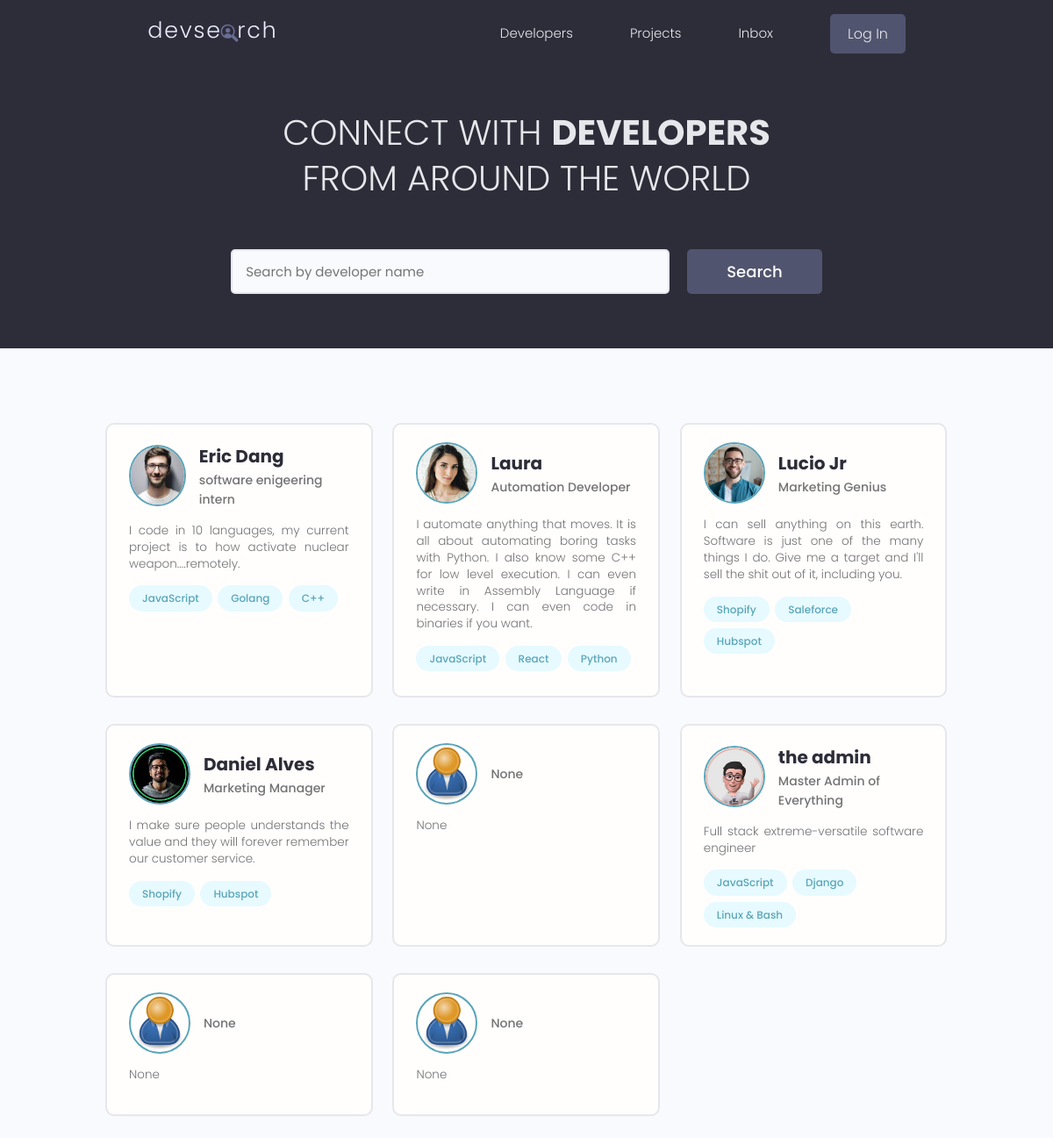
The page / on the database its author committed.
### users/models.py (models this page shows, shortened)
class Profile(models.Model):
    user = models.OneToOneField(User, on_delete=models.CASCADE, null=True, blank=True)
    name = models.CharField(max_length=200, blank=True, null=True)
    username = models.CharField(max_length=200, blank=True, null=True)
    email = models.EmailField(max_length=500, blank=True, null=True)
    short_intro = models.CharField(max_length=200, blank=True, null=True)
    bio = models.TextField(blank=True, null=True)
    location = models.CharField(max_length=200, blank=True, null=True)
    skills = models.ManyToManyField('Skill', blank=True)
    profile_image = models.ImageField(null=True, blank=True, upload_to='profiles/', default="profiles/user-default.png")
    social_github = models.CharField(max_length=200, blank=True, null=True)
    social_twitter = models.CharField(max_length=200, blank=True, null=True)
    social_linkedin = models.CharField(max_length=200, blank=True, null=True)
    social_youtube = models.CharField(max_length=200, blank=True, null=True)
    social_website = models.CharField(max_length=200, blank=True, null=True)
    created = models.DateTimeField(auto_now_add=True)
    id = models.UUIDField(default=uuid.uuid4, unique=True, primary_key=True, editable=False)

class Skill(models.Model):
    name = models.CharField(max_length=200, blank=True, null=True)
    id = models.UUIDField(default=uuid.uuid4, unique=True, primary_key=True, editable=False)
    def __str__(self):
        return str(self.name)

### users/views.py (the view)
# urls.py: path('', views.profiles, name='profiles'),
def profiles(request):
    profiles = Profile.objects.all()
    context = {'profiles': profiles}
    return render(request, 'users/profiles.html', context)

### users/templates/users/profiles.html (shortened to what this page needs)
<!DOCTYPE html>
<html lang="en">
<head>
</head>
<body>
    {% extends 'main.html' %}
    {% block content %}
    <main class="home">
        <section class="hero-section text-center">
            <div class="container container--narrow">
                <div class="hero-section__box">
                    <h2>CONNECT WITH <span>DEVELOPERS</span></h2>
                    <h2>FROM AROUND THE WORLD</h2>
                </div>
                <div class="hero-section__search">
                    <form class="form" action="#" method="get">
                        <div class="form__field">
                            <input class="input input--text" id="formInput#search" type="text" name="text"
                                placeholder="Search by developer name" />
                        </div>
                        <input class="btn btn--sub btn--lg" type="submit" value="Search" />
                    </form>
                </div>
            </div>
        </section>
        <section class="devlist">
            <div class="container">
                <div class="grid grid--three">
                    {% for profile in profiles %}
                    <div class="column card">
                        <div class="dev">
                            <a href="{% url 'user-profile' profile.id %}" class="card__body">
                                <div class="dev__profile">
                                    <img class="avatar avatar--md" src="{{ profile.profile_image.url }}" alt="image" />
                                    <div class="dev__meta">
                                        <h3>{{ profile.name }}</h3>
                                        <h5>{{ profile.short_intro }}</h5>
                                    </div>
                                </div>
                                <p class="dev__info">{{ profile.bio }}</p>
                                <div class="dev__skills">
                                    {% for skill in profile.skills.all|slice:"3" %}
                                    <span class="tag tag--pill tag--main">
                                        <small>{{ skill }}</small>
                                    </span>
                                    {% endfor %}
                                </div>
                            </a>
                        </div>
                    </div>
                    {% endfor %}
                </div>
            </div>
        </section>
    </main>
    {% endblock content %}

### static/styles/app.css (style rules this page uses)
:root { --color-sub: #2d2d39; }
.btn--sub { background-color: var(--color-sub-light); }
.card { border: 2px solid var(--color-light); }
img { width: 100%; }
.hero-section { height: 40vh; display: flex; align-items: center; background-color: var(--color-sub); }
.hero-section__box { margin-bottom: 4rem; }
.hero-section__box > h2, .hero-section__box > h2 > span { font-size: 4rem; color: var(--color-light); line-height: 1.3; text-transform: uppercase; }
.hero-section__box > h2 { font-weight: 300; }
.hero-section__box > h2 > span { font-weight: 700; }
.hero-section__search > .form { display: flex; align-items: center; justify-content: center; gap: 2rem; }
.hero-section__search > .form input.input--text { width: 50rem; }
.devlist { margin-top: 8rem; }
.devlist .grid { align-items: stretch; }
.devlist .dev .dev__profile { display: flex; align-items: center; gap: 1.5rem; }
.devlist .dev .dev__meta h3 { color: var(--color-sub); font-size: 2rem; font-weight: 700; }
.devlist .dev .dev__meta h5 { color: var(--color-text); font-size: 1.4rem; font-weight: 500; }
.devlist .dev .dev__info { margin: 1.5rem 0; font-size: 1.35rem; line-height: 1.4; text-align: justify; }

### static/uikit/styles/modules/_variables.css (style rules this page uses)
:root { --color-main: #5aa5b9; --color-main-light: #e6faff; --color-sub: #3f4156; --color-sub-light: #51546e; --color-sub-lighter: #ededfd; --color-text: #737373; --color-gray: #8b8b8b; --color-light: #e5e7eb; --color-light-gray: #767676; --color-bg: #f8fafd; --color-white: #fffefd; --color-white-light: #f3f3f3; --color-success: #359e64; --color-success-bg: #def8e8; --color-error: #fc4b0b; --color-error-bg: #fff2ee; --font-base: 'Poppins', arial, helvetica, 'Segoe UI', roboto, ubuntu, sans-serif; --font-monospace: 'Fira Code', 'Courier New', courier, monospace; --font-regular: 300; --font-medium: 500; --font-bold: 700; --generic-shadow: 1px 1px 5px #00000010; --generic-transition: all 0.3s ease-in-out; }

### static/uikit/styles/modules/_base.css (style rules this page uses)
* { margin: 0; padding: 0; box-sizing: border-box; text-rendering: optimizeLegibility; color: inherit; font-size: inherit; }
html { font-size: 50%; }
@media only screen and (min-width: 480px) { html { font-size: 56.25%; } }
@media only screen and (min-width: 1200px) { html { font-size: 62.5%; } }
body { line-height: 1.6; font-weight: 400; font-size: 1.5rem; color: var(--color-text); background-color: var(--color-bg); min-height: 100vh; }

### static/uikit/styles/modules/_typography.css (style rules this page uses)
* { font-family: var(--font-base); }
h2 { font-size: 3.6rem; font-weight: var(--font-bold); }
h3 { font-size: 3.2rem; font-weight: var(--font-medium); }
h5 { font-size: 2.4rem; font-weight: var(--font-medium); }
h5, h6 { font-weight: var(--font-regular); }
p, span, strong { font-size: 1.6rem; color: var(--color-text); font-weight: var(--font-regular); }
a { padding-bottom: 2px; text-decoration: none; display: inline-block; color: var(--color-main); font-weight: var(--font-medium); }

### static/uikit/styles/modules/_utilities.css (style rules this page uses)
.container { width: 92%; max-width: 165rem; margin: 0 auto; box-sizing: border-box; }
.container--narrow { width: 92%; max-width: 120rem; }
@media screen and (min-width: 1000px) { .container { width: 90%; } }
@media screen and (min-width: 1000px) { .container--narrow { width: 85%; } }
@media screen and (min-width: 1200px) { .container { width: 80%; } }
@media screen and (min-width: 1200px) { .container--narrow { width: 72%; } }
.text-center { text-align: center; }

### static/uikit/styles/modules/_avatar.css (style rules this page uses)
.avatar { border-radius: 50%; border: 2px solid var(--color-main); object-fit: cover; }
.avatar--md { height: 7rem; width: 7rem; }

### static/uikit/styles/modules/_button.css (style rules this page uses)
.btn { display: inline-block; position: relative; cursor: pointer; background-color: var(--color-light); font-weight: var(--font-medium); color: var(--color-sub); text-decoration: none; padding: 1rem 2rem; border-radius: 0.5rem; border: none; width: -webkit-fit-content; width: -moz-fit-content; width: fit-content; height: -webkit-fit-content; height: -moz-fit-content; height: fit-content; font-size: 1.6rem; outline-width: 0; outline-color: transparent; -webkit-backface-visibility: hidden; backface-visibility: hidden; transition: all 0.3s ease-in-out; }
.btn--sub { background-color: var(--color-sub); color: var(--color-white); }
.btn--lg { font-size: 1.8rem; padding: 1.2rem 4.5rem; }

### static/uikit/styles/modules/_card.css (style rules this page uses)
.card { border-radius: 1rem; background-color: var(--color-white); border: 1.5px solid var(--color-light); width: auto; height: auto; margin-top: 0.5rem; margin-bottom: 0.5rem; overflow: hidden; }
.card__body, .card__header { padding: 2rem 2.5rem; }

### rows shown on the page
Profile: profile_image (picture), name "Eric Dang", short_intro "software enigeering intern", bio "I code in 10 languages, my current project is to how activate nuclear weapon....remotely."
Skill: name "JavaScript"
Skill: name "Golang"
Skill: name "C++"
Profile: profile_image (picture), name "Laura", short_intro "Automation Developer", bio "I automate anything that moves. It is all about automating boring tasks with Python. I also know some C++ for low level execution. I can even write in Assembly Language if necessary. I can even code in binaries if you want."
Skill: name "React"
Skill: name "Python"
Profile: profile_image (picture), name "Lucio Jr", short_intro "Marketing Genius", bio "I can sell anything on this earth. Software is just one of the many things I do. Give me a target and I'll sell the shit out of it, including you."
Skill: name "Shopify"
Skill: name "Saleforce"
Skill: name "Hubspot"
Profile: profile_image (picture), name "Daniel Alves", short_intro "Marketing Manager", bio "I make sure people understands the value and they will forever remember our customer service."
Profile: profile_image (placeholder picture), short_intro "None", bio "None"
Profile: profile_image (picture), name "the admin", short_intro "Master Admin of Everything", bio "Full stack extreme-versatile software engineer"
Skill: name "Django"
Skill: name "Linux & Bash"
Profile: profile_image (placeholder picture), short_intro "None", bio "None"
Profile: profile_image (placeholder picture), short_intro "None", bio "None"
